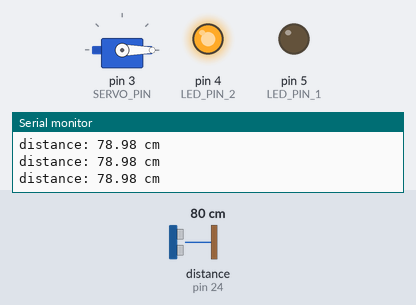
Simulated run of this sketch. Board: Arduino Mega 2560, built with avr-gcc and run on an emulated ATmega2560. Shown: servo, output pins drawn as LEDs (lit = HIGH), the last lines printed to the serial monitor. Wiring (inferred from the names in the program): ultrasonic range finder: trigger pin 2; echo pin 24. Inputs (shaded band) come from the test bench; at power-on: distance to the obstacle (sensor on pin 24) 80 cm. The echo pulse lasts 58.3 µs per cm; pins used as bus, display or sensor lines are not drawn.

Above: at 1.3 s.
1.4 s: distance to the obstacle (sensor on pin 24) set to 55 cm
2.9 s: distance to the obstacle (sensor on pin 24) set to 47 cm
At 3.9 s:
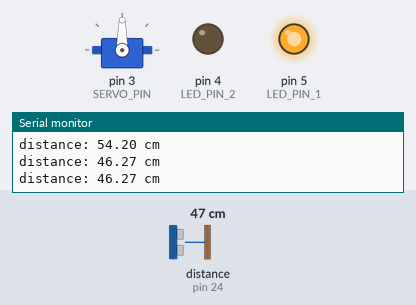
4.5 s: distance to the obstacle (sensor on pin 24) set to 120 cm
At 5.6 s:
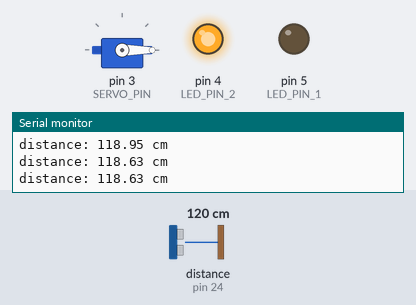
Timing chart, 0 to 7.5 s (numbered marks = the images above; inputs shaded):
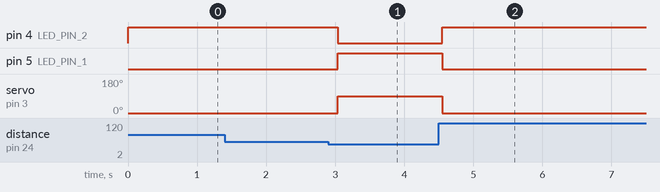

The sketch:

tollgate_with_LED.ino
```cpp
#include <Servo.h>

// constants won't change
const int TRIG_PIN  = 2;   // Arduino pin connected to Ultrasonic Sensor's TRIG pin
const int ECHO_PIN  = 24;   // Arduino pin connected to Ultrasonic Sensor's ECHO pin
const int SERVO_PIN = 3;   // Arduino pin connected to Servo Motor's pin
const int LED_PIN_1 = 5;  // Arduino pin connected to the first LED
const int LED_PIN_2 = 4;  // Arduino pin connected to the second LED
const int DISTANCE_THRESHOLD = 50; // centimeters

Servo servo; // create servo object to control a servo

// variables will change
float duration_us, distance_cm;

void setup() {
  Serial.begin(9600);       // initialize serial port
  pinMode(TRIG_PIN, OUTPUT); // set arduino pin to output mode
  pinMode(ECHO_PIN, INPUT);  // set arduino pin to input mode
  pinMode(LED_PIN_1, OUTPUT); // set arduino pin to output mode for LED 1
  pinMode(LED_PIN_2, OUTPUT); // set arduino pin to output mode for LED 2
  servo.attach(SERVO_PIN);   // attaches the servo on pin 9 to the servo object
  servo.write(0);
}

void loop() {
  // generate 10-microsecond pulse to TRIG pin
  digitalWrite(TRIG_PIN, HIGH);
  delayMicroseconds(10);
  digitalWrite(TRIG_PIN, LOW);

  // measure duration of pulse from ECHO pin
  duration_us = pulseIn(ECHO_PIN, HIGH);
  // calculate the distance
  distance_cm = 0.017 * duration_us;

  // Control the servo based on distance
  if (distance_cm < DISTANCE_THRESHOLD) {
    servo.write(90); // rotate servo motor to 90 degrees
    digitalWrite(LED_PIN_1, HIGH); // turn on the first LED
    digitalWrite(LED_PIN_2, LOW);  // turn off the second LED
  } else {
    servo.write(0);  // rotate servo motor to 0 degrees
    digitalWrite(LED_PIN_1, LOW);  // turn off the first LED
    digitalWrite(LED_PIN_2, HIGH); // turn on the second LED
  }

  // print the value to Serial Monitor
  Serial.print("distance: ");
  Serial.print(distance_cm);
  Serial.println(" cm");

  delay(500);
}
```

Measured:
- the behaviour switches between 51 and 50 cm on distance to the obstacle (sensor on pin 24) (found by bisection; images 0 and 1)
- after the input at 2.9 s, pin 4 (LED_PIN_2): HIGH → LOW after 0.13 s; pin 5 (LED_PIN_1): LOW → HIGH after 0.13 s; servo on pin 3 (SERVO_PIN): 0° → 90° after 0.13 s
- after the input at 4.5 s, pin 4 (LED_PIN_2): LOW → HIGH after 0.05 s; pin 5 (LED_PIN_1): HIGH → LOW after 0.05 s; servo on pin 3 (SERVO_PIN): 90° → 0° after 0.05 s
